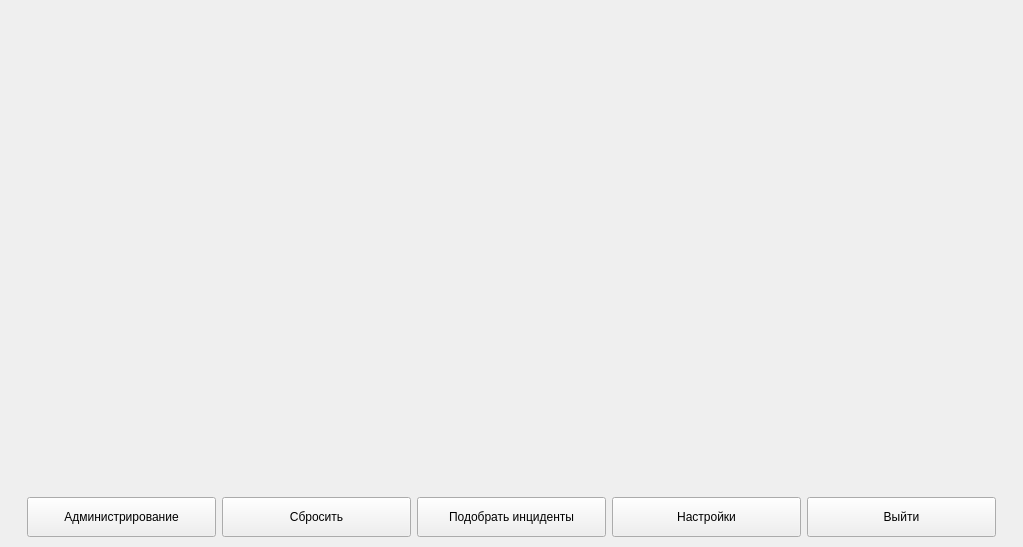
<?xml version="1.0" encoding="UTF-8"?>
<ui version="4.0">
 <class>MainWindow</class>
 <widget class="QMainWindow" name="MainWindow">
  <property name="geometry">
   <rect>
    <x>0</x>
    <y>0</y>
    <width>1023</width>
    <height>547</height>
   </rect>
  </property>
  <property name="windowTitle">
   <string>Инцидентор</string>
  </property>
  <widget class="QWidget" name="centralwidget">
   <layout class="QGridLayout" name="gridLayout">
    <item row="0" column="0">
     <widget class="QStackedWidget" name="stackedWidget">
      <property name="currentIndex">
       <number>3</number>
      </property>
      <widget class="QWidget" name="page">
       <layout class="QVBoxLayout" name="verticalLayout">
        <item>
         <widget class="MainMenuWidget" name="widget_main_menu" native="true"/>
        </item>
       </layout>
      </widget>
      <widget class="QWidget" name="page_2">
       <layout class="QVBoxLayout" name="verticalLayout_2">
        <item>
         <widget class="IncidentMenuWidget" name="widget_incident_menu" native="true"/>
        </item>
       </layout>
      </widget>
      <widget class="QWidget" name="page_3">
       <layout class="QVBoxLayout" name="verticalLayout_3">
        <item>
         <widget class="RecommendationsWidget" name="widget_recomendations_menu" native="true"/>
        </item>
       </layout>
      </widget>
      <widget class="QWidget" name="page_4">
       <layout class="QVBoxLayout" name="verticalLayout_5">
        <item>
         <widget class="ScenarioMenuWidget" name="widget_scenario_menu" native="true"/>
        </item>
       </layout>
      </widget>
     </widget>
    </item>
    <item row="1" column="0">
     <widget class="QStackedWidget" name="stackedWidget_toolbar">
      <property name="maximumSize">
       <size>
        <width>16777215</width>
        <height>60</height>
       </size>
      </property>
      <property name="currentIndex">
       <number>0</number>
      </property>
      <widget class="QWidget" name="page_7">
       <layout class="QGridLayout" name="gridLayout_2">
        <item row="0" column="0">
         <widget class="QWidget" name="widget_user_toolbar" native="true">
          <property name="minimumSize">
           <size>
            <width>0</width>
            <height>60</height>
           </size>
          </property>
          <layout class="QHBoxLayout" name="horizontalLayout">
           <item>
            <widget class="QPushButton" name="pushButton_admin">
             <property name="minimumSize">
              <size>
               <width>0</width>
               <height>40</height>
              </size>
             </property>
             <property name="text">
              <string>Администрирование</string>
             </property>
            </widget>
           </item>
           <item>
            <widget class="QPushButton" name="pushButton_reset">
             <property name="minimumSize">
              <size>
               <width>0</width>
               <height>40</height>
              </size>
             </property>
             <property name="text">
              <string>Сбросить</string>
             </property>
            </widget>
           </item>
           <item>
            <widget class="QPushButton" name="pushButton_incidents">
             <property name="minimumSize">
              <size>
               <width>0</width>
               <height>40</height>
              </size>
             </property>
             <property name="text">
              <string>Подобрать инциденты</string>
             </property>
            </widget>
           </item>
           <item>
            <widget class="QPushButton" name="pushButton_settigns">
             <property name="minimumSize">
              <size>
               <width>0</width>
               <height>40</height>
              </size>
             </property>
             <property name="text">
              <string>Настройки</string>
             </property>
            </widget>
           </item>
           <item>
            <widget class="QPushButton" name="pushButton_exit">
             <property name="minimumSize">
              <size>
               <width>0</width>
               <height>40</height>
              </size>
             </property>
             <property name="text">
              <string>Выйти</string>
             </property>
            </widget>
           </item>
          </layout>
         </widget>
        </item>
       </layout>
      </widget>
      <widget class="QWidget" name="page_8">
       <layout class="QGridLayout" name="gridLayout_3">
        <item row="0" column="0">
         <widget class="QWidget" name="widget_admin_toolbar" native="true">
          <property name="minimumSize">
           <size>
            <width>0</width>
            <height>60</height>
           </size>
          </property>
          <layout class="QHBoxLayout" name="horizontalLayout_2">
           <item>
            <widget class="QPushButton" name="pushButton_undo">
             <property name="minimumSize">
              <size>
               <width>0</width>
               <height>40</height>
              </size>
             </property>
             <property name="text">
              <string>Отменить</string>
             </property>
            </widget>
           </item>
           <item>
            <widget class="QPushButton" name="pushButton_redo">
             <property name="minimumSize">
              <size>
               <width>0</width>
               <height>40</height>
              </size>
             </property>
             <property name="text">
              <string>Повторить</string>
             </property>
            </widget>
           </item>
           <item>
            <widget class="QPushButton" name="pushButton_reset_edit">
             <property name="minimumSize">
              <size>
               <width>0</width>
               <height>40</height>
              </size>
             </property>
             <property name="text">
              <string>Сбросить</string>
             </property>
            </widget>
           </item>
           <item>
            <widget class="QPushButton" name="pushButton_edit">
             <property name="minimumSize">
              <size>
               <width>0</width>
               <height>40</height>
              </size>
             </property>
             <property name="text">
              <string>Редактирование</string>
             </property>
            </widget>
           </item>
           <item>
            <widget class="QPushButton" name="pushButton_back">
             <property name="minimumSize">
              <size>
               <width>0</width>
               <height>40</height>
              </size>
             </property>
             <property name="text">
              <string>Назад</string>
             </property>
            </widget>
           </item>
          </layout>
         </widget>
        </item>
       </layout>
      </widget>
     </widget>
    </item>
   </layout>
  </widget>
  <widget class="QMenuBar" name="menubar">
   <property name="geometry">
    <rect>
     <x>0</x>
     <y>0</y>
     <width>1023</width>
     <height>20</height>
    </rect>
   </property>
  </widget>
 </widget>
 <customwidgets>
  <customwidget>
   <class>MainMenuWidget</class>
   <extends>QWidget</extends>
   <header location="global">src/ui/user/MainMenuWidget.h</header>
   <container>1</container>
  </customwidget>
  <customwidget>
   <class>IncidentMenuWidget</class>
   <extends>QWidget</extends>
   <header location="global">src/ui/user/IncidentMenuWidget.h</header>
   <container>1</container>
  </customwidget>
  <customwidget>
   <class>RecommendationsWidget</class>
   <extends>QWidget</extends>
   <header location="global">src/ui/user/RecommendationsWidget.h</header>
   <container>1</container>
  </customwidget>
  <customwidget>
   <class>ScenarioMenuWidget</class>
   <extends>QWidget</extends>
   <header location="global">src/ui/user/ScenarioMenuWidget.h</header>
   <container>1</container>
  </customwidget>
 </customwidgets>
 <resources/>
 <connections/>
</ui>
